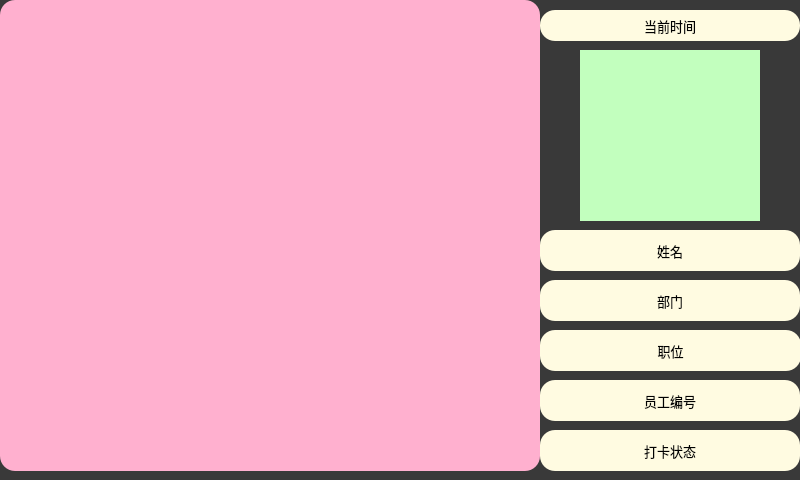
<?xml version="1.0" encoding="UTF-8"?>
<ui version="4.0">
 <class>AttandenceClient</class>
 <widget class="QWidget" name="AttandenceClient">
  <property name="geometry">
   <rect>
    <x>0</x>
    <y>0</y>
    <width>800</width>
    <height>480</height>
   </rect>
  </property>
  <property name="windowTitle">
   <string>AttandenceClient</string>
  </property>
  <property name="styleSheet">
   <string notr="true">QLabel{
font: 10pt &quot;微软雅黑&quot;;
}
QWidget{
background-color: rgba(49, 49, 49,0.8);
}
QLabel{
border : none;
border-radius:15px;
	
}</string>
  </property>
  <widget class="QLabel" name="videoLb">
   <property name="geometry">
    <rect>
     <x>0</x>
     <y>0</y>
     <width>540</width>
     <height>471</height>
    </rect>
   </property>
   <property name="styleSheet">
    <string notr="true">background-color: rgb(255, 176, 207);</string>
   </property>
   <property name="text">
    <string/>
   </property>
  </widget>
  <widget class="QLabel" name="timeLb">
   <property name="geometry">
    <rect>
     <x>540</x>
     <y>10</y>
     <width>260</width>
     <height>31</height>
    </rect>
   </property>
   <property name="font">
    <font>
     <family>微软雅黑</family>
     <pointsize>10</pointsize>
     <weight>50</weight>
     <italic>false</italic>
     <bold>false</bold>
    </font>
   </property>
   <property name="styleSheet">
    <string notr="true">background-color: rgb(255, 251, 225);</string>
   </property>
   <property name="text">
    <string>当前时间</string>
   </property>
   <property name="alignment">
    <set>Qt::AlignCenter</set>
   </property>
  </widget>
  <widget class="QLabel" name="headerLb">
   <property name="geometry">
    <rect>
     <x>580</x>
     <y>50</y>
     <width>180</width>
     <height>171</height>
    </rect>
   </property>
   <property name="styleSheet">
    <string notr="true">background-color: rgb(194, 255, 190);
border-radius:90px</string>
   </property>
   <property name="text">
    <string/>
   </property>
  </widget>
  <widget class="QLabel" name="nameLb">
   <property name="geometry">
    <rect>
     <x>540</x>
     <y>230</y>
     <width>260</width>
     <height>41</height>
    </rect>
   </property>
   <property name="font">
    <font>
     <family>微软雅黑</family>
     <pointsize>10</pointsize>
     <weight>50</weight>
     <italic>false</italic>
     <bold>false</bold>
    </font>
   </property>
   <property name="styleSheet">
    <string notr="true">background-color: rgb(255, 251, 225);</string>
   </property>
   <property name="text">
    <string>姓名</string>
   </property>
   <property name="alignment">
    <set>Qt::AlignCenter</set>
   </property>
  </widget>
  <widget class="QLabel" name="departmentLb">
   <property name="geometry">
    <rect>
     <x>540</x>
     <y>280</y>
     <width>260</width>
     <height>41</height>
    </rect>
   </property>
   <property name="font">
    <font>
     <family>微软雅黑</family>
     <pointsize>10</pointsize>
     <weight>50</weight>
     <italic>false</italic>
     <bold>false</bold>
    </font>
   </property>
   <property name="styleSheet">
    <string notr="true">background-color: rgb(255, 251, 225);</string>
   </property>
   <property name="text">
    <string>部门</string>
   </property>
   <property name="alignment">
    <set>Qt::AlignCenter</set>
   </property>
  </widget>
  <widget class="QLabel" name="jopLb">
   <property name="geometry">
    <rect>
     <x>540</x>
     <y>330</y>
     <width>261</width>
     <height>41</height>
    </rect>
   </property>
   <property name="font">
    <font>
     <family>微软雅黑</family>
     <pointsize>10</pointsize>
     <weight>50</weight>
     <italic>false</italic>
     <bold>false</bold>
    </font>
   </property>
   <property name="styleSheet">
    <string notr="true">background-color: rgb(255, 251, 225);</string>
   </property>
   <property name="text">
    <string>职位</string>
   </property>
   <property name="alignment">
    <set>Qt::AlignCenter</set>
   </property>
  </widget>
  <widget class="QLabel" name="idLb">
   <property name="geometry">
    <rect>
     <x>540</x>
     <y>380</y>
     <width>260</width>
     <height>41</height>
    </rect>
   </property>
   <property name="font">
    <font>
     <family>微软雅黑</family>
     <pointsize>10</pointsize>
     <weight>50</weight>
     <italic>false</italic>
     <bold>false</bold>
    </font>
   </property>
   <property name="styleSheet">
    <string notr="true">background-color: rgb(255, 251, 225);</string>
   </property>
   <property name="text">
    <string>员工编号</string>
   </property>
   <property name="alignment">
    <set>Qt::AlignCenter</set>
   </property>
  </widget>
  <widget class="QLabel" name="cardLb">
   <property name="geometry">
    <rect>
     <x>540</x>
     <y>430</y>
     <width>260</width>
     <height>41</height>
    </rect>
   </property>
   <property name="font">
    <font>
     <family>微软雅黑</family>
     <pointsize>10</pointsize>
     <weight>50</weight>
     <italic>false</italic>
     <bold>false</bold>
    </font>
   </property>
   <property name="styleSheet">
    <string notr="true">background-color: rgb(255, 251, 225);</string>
   </property>
   <property name="text">
    <string>打卡状态</string>
   </property>
   <property name="alignment">
    <set>Qt::AlignCenter</set>
   </property>
  </widget>
 </widget>
 <resources/>
 <connections/>
</ui>
